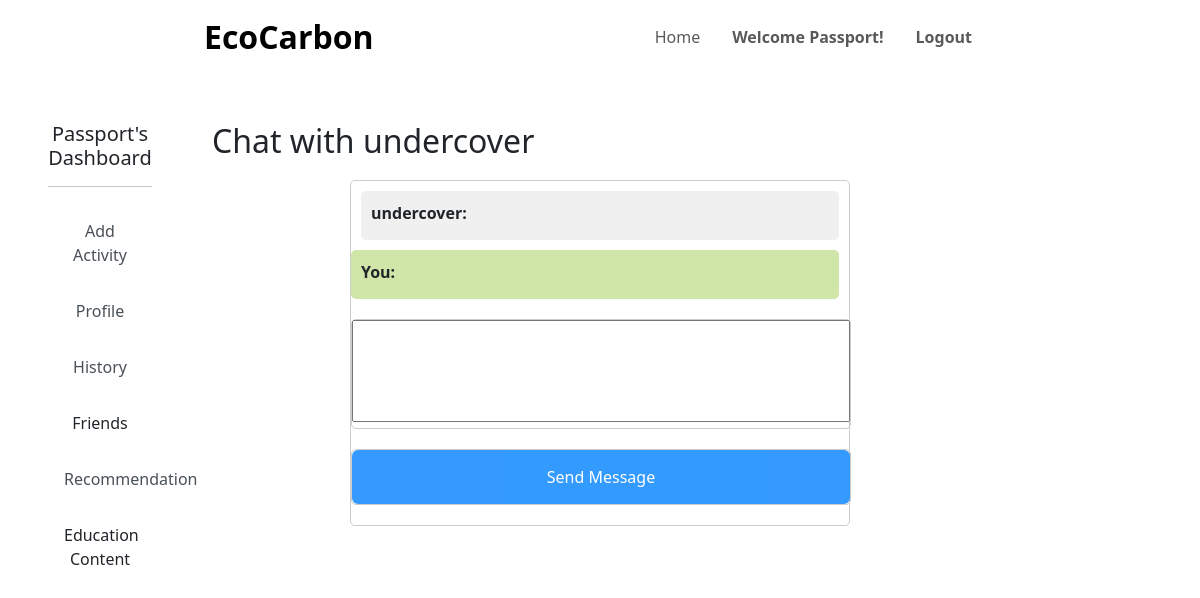
The page /chat.php?friend=12 (signed in) on the database as committed earlier.
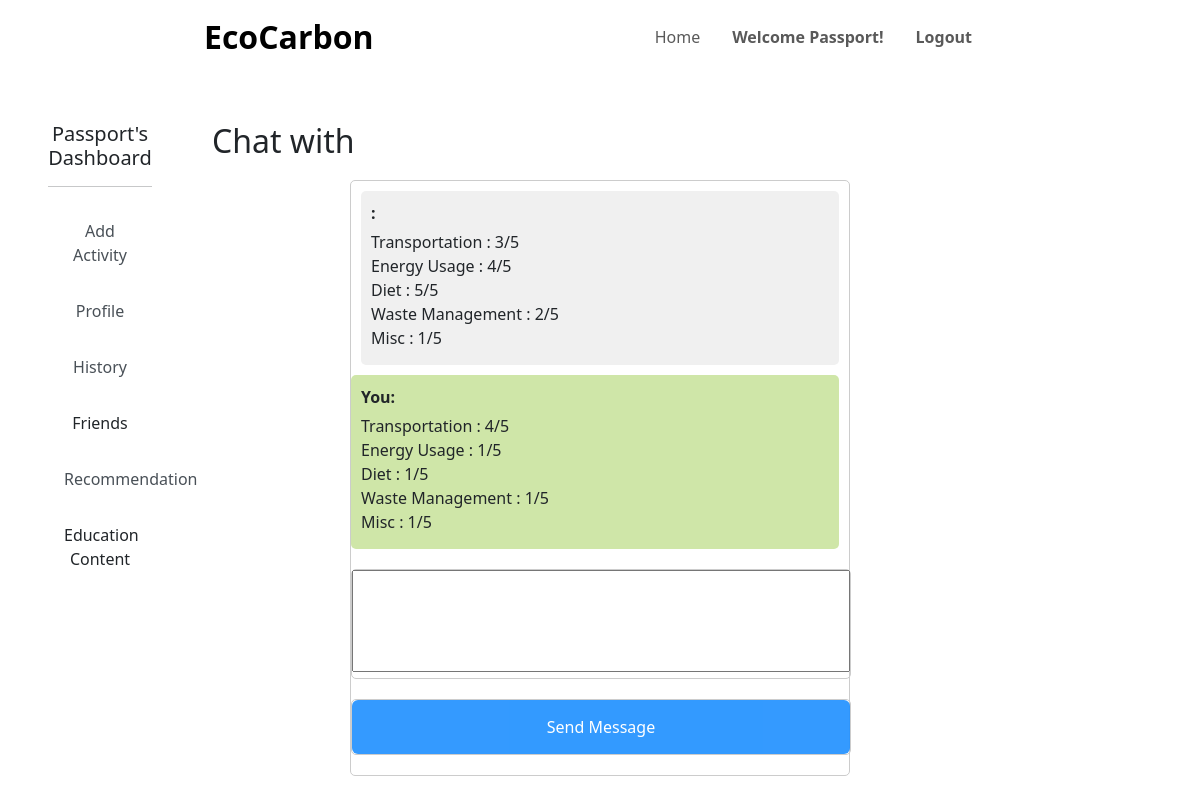
The same page on the database as committed later.
### tables this page shows
CREATE TABLE `user` (
  `id` int(11) NOT NULL,
  `username` varchar(30) NOT NULL,
  `pwd` varchar(30) DEFAULT NULL,
  `email` varchar(50) NOT NULL,
  `contactno` varchar(50) NOT NULL,
  `commute` varchar(50) NOT NULL,
  `energy` varchar(50) NOT NULL,
  `diet` varchar(50) NOT NULL,
  `admin` int(5) NOT NULL
);

CREATE TABLE `messages` (
  `id` int(11) NOT NULL,
  `incoming_msg_id` int(11) NOT NULL,
  `outgoing_msg_id` int(11) NOT NULL,
  `msg` varchar(1000) NOT NULL,
  `last` int(11) NOT NULL DEFAULT 0
);

### chat.php (the view, shortened to what this page needs)
<?php
$servername = "localhost";
$username = "root";
$password = "";
$dbname = "ecocarbon_database";
$conn = new mysqli($servername, $username, $password, $dbname);
$query = "SELECT * FROM user WHERE username = ?";
$stmt = $conn->prepare($query);
$stmt->bind_param("s", $_SESSION["user_username"]);
$stmt->execute();
$result = $stmt->get_result();
$user = $result->fetch_assoc();
$friendID = $_GET["friend"];
$query = "SELECT username FROM user WHERE id = ?";
$stmt = $conn->prepare($query);
$stmt->bind_param("i", $friendID);
$stmt->execute();
$result = $stmt->get_result();
$friend_user = $result->fetch_assoc();
$friend_un = $friend_user["username"];
$query = "SELECT * FROM messages WHERE (incoming_msg_id = ? AND outgoing_msg_id = ?)";
$stmt = $conn->prepare($query);
$stmt->bind_param("ii", $friendID , $user["id"]);
$stmt->execute();
$result = $stmt->get_result();
$f = $result->fetch_assoc();
$query = "SELECT * FROM messages WHERE (incoming_msg_id = ? AND outgoing_msg_id = ?)";
$stmt = $conn->prepare($query);
$stmt->bind_param("ii", $user["id"], $friendID);
$stmt->execute();
$result = $stmt->get_result();
$f2 = $result->fetch_assoc();
?>
<!DOCTYPE html>
<html>
    <head>
        <link
        href="https://cdn.jsdelivr.net/npm/bootstrap@5.3.1/dist/css/bootstrap.min.css"
        rel="stylesheet"
        />
        <link
        rel="stylesheet"
        href="https://cdnjs.cloudflare.com/ajax/libs/animate.css/4.1.1/animate.min.css"
        />
        <link
        rel="stylesheet"
        href="https://cdnjs.cloudflare.com/ajax/libs/font-awesome/5.15.3/css/all.min.css"
        />
        <link rel="stylesheet" href="style.css" />
        <link href="https://unpkg.com/aos@2.3.1/dist/aos.css" rel="stylesheet"/>
    </head>
    <?php
    include 'includes/headers/header_merchant.inc.php';
    ?>
    <body>
    <div class="container-fluid pb-5">
        <div class="row">
            <nav class="col-md-2 d-md-block side-menu p-5" style="text-align:center">
                <h5 class="text-center"><?php echo $_SESSION["user_username"] ?>'s Dashboard</h5>
                <hr class="my-3">
                <a href="activityques.php">Add Activity</a>
                <a href="profile.php">Profile</a>
                <a  href="searchhistory.php">History</a>
                <a>Friends</a>
                <a href = "Recommendation.php">Recommendation</a>
                <a>Education Content</a>
            </nav>
            <div class="col-md-8 pt-5">
                <h2>Chat with <?php echo $friend_un ?> </h2>
                <div class="message-container">
                    <?php
                    $msg1 = nl2br($f["msg"]);
                    $msg2 = nl2br($f2["msg"]);
                    if($f["incoming_msg_id"] == $friendID) {
                        if($f["last"] > $f2["last"]) {
                            echo "
                            <div class=\"message user-message\">
                                <div class=\"message-content\">
                                <strong>You:</strong>
                                </div>
                                <div class=\"message-content\">
                                    $msg2
                                </div>
                            </div>
                            <div class=\"message\">
                                <div class=\"message-content\">
                                <strong>$friend_un</strong>
                                </div>
                                <div class=\"message-content\">
                                    $msg1
                                </div>
                            </div>
                            ";
                        }
                        else {
                            echo "
                            <div class=\"message\">
                                <div class=\"message-content\">
                                <strong>$friend_un: </strong>
                                </div>
                                <div class=\"message-content\">
                                    $msg1
                                </div>
                            </div>
                            <div class=\"message user-message\">
                                <div class=\"message-content\">
                                <strong>You:</strong>
                                </div>
                                <div class=\"message-content\">
                                    $msg2
                                </div>
                            </div>
                            ";
                        }
                    }else {
                        if($f["last"] > $f2["last"]) {
                            echo "
                            <div class=\"message user-message\">
                                <div class=\"message-content\">
                                <strong>You:</strong>
                                </div>
                                <div class=\"message-content\">
                                    $msg1
                                </div>
                            </div>
                            <div class=\"message\">
                                <div class=\"message-content\">
                                <strong>$friend_un</strong>
                                </div>
                                <div class=\"message-content\">
                                    $msg2
                                </div>
                            </div>
                            ";
                        }
                        else {
                            echo "
                            <div class=\"message\">
                                <div class=\"message-content\">
                                <strong>$friend_un: </strong>
                                </div>
                                <div class=\"message-content\">
                                    $msg2
                                </div>
                            </div>
                            <div class=\"message user-message\">
                                <div class=\"message-content\">
                                <strong>You:</strong>
                                </div>
                                <div class=\"message-content\">
                                    $msg1
                                </div>
                            </div>
                            ";
                        }
                    }
                        ?>
                    <div class="message-container">
                        <form>
                        <textarea rows="4" cols="100" class="auto-width-textarea" class="form-control form-control-lg" name="msg"></textarea>
                    </div>
                    <div class="message-container">
                        <button class="btn btn-success" href="chat.php"> Send Message</button>
                    </div>
                </div>
                </div>
            </div>
        </div>
    </body>
</html>

### includes/headers/header_merchant.inc.php (shortened to what this page needs)
<header class="sticky-top">
<nav class="navbar navbar-expand-lg">
  <div class="container-fluid">
    <a href="dashboard.php" class="navbar-brand fw-bold">EcoCarbon
    </a>
    <div class="nav-search-container">
    </div>
    <div class="collapse navbar-collapse" id="navbarNavAltMarkup">
      <div class="navbar-nav ms-auto">
        <a
          class="nav-link"
          aria-current="page"
          href="dashboard.php"
          >Home</a
        >
        <a
          class="nav-link"
          style="font-weight: bold; white-space: nowrap;"
          role="button" data-bs-toggle="dropdown" aria-expanded="false"
          >Welcome <?php echo $_SESSION["user_username"]; ?>! </a
        >
        <form action="includes/login/logout.inc.php" method="post">
            <button
              class="nav-link"
              style="font-weight: bold"
              >Logout</button
            >
        </form>
        </div>
      </div>
    </div>
</nav>
</header>

### style.css (style rules this page uses)
body { margin: 0; padding: 0; overflow-x: hidden; }
.navbar { background-color: white; padding-left: 12rem; padding-right: 12rem; }
.navbar-brand { font-size: 2rem; padding-right: 1rem; }
.nav-link { margin-right: 1rem; }
.nav-search-container { width: 30rem; min-width: 10rem; padding-right: 2rem; padding-bottom: 0.5rem; }
a, a:hover { text-decoration: none; color: inherit; }
.side-menu { padding: 3rem; }
.side-menu a { padding: 1rem 1rem; display: block; color: #495057; text-decoration: none; transition: color 0.3s ease; }
.btn { background-color: dodgerblue; color: white; padding: 15px 20px; border: none; cursor: pointer; width: 100%; opacity: 0.9; }

### chat.php (style rules this page uses)
.message-container { width: 500px; margin: 20px auto; border: 1px solid #ccc; border-radius: 5px; }
.message { padding: 10px; margin: 10px; border-radius: 5px; background-color: #f0f0f0; }
.user-message { margin-left: auto; background-color: #cfe6a8; }
.message-content { margin-bottom: 5px; }
.auto-width-textarea { width: auto; min-width: 100px; max-width: 100%; overflow: hidden; resize: none; align-items: center; }

Rows that differ between the two databases and show on the page:
removed user: username "undercover"
added messages: msg "Transportation : 3/5 Energy Usage : 4/5 Diet : 5/5 Waste Management : 2/5 Misc : 1/5"
added messages: msg "Transportation : 4/5 Energy Usage : 1/5 Diet : 1/5 Waste Management : 1/5 Misc : 1/5"
